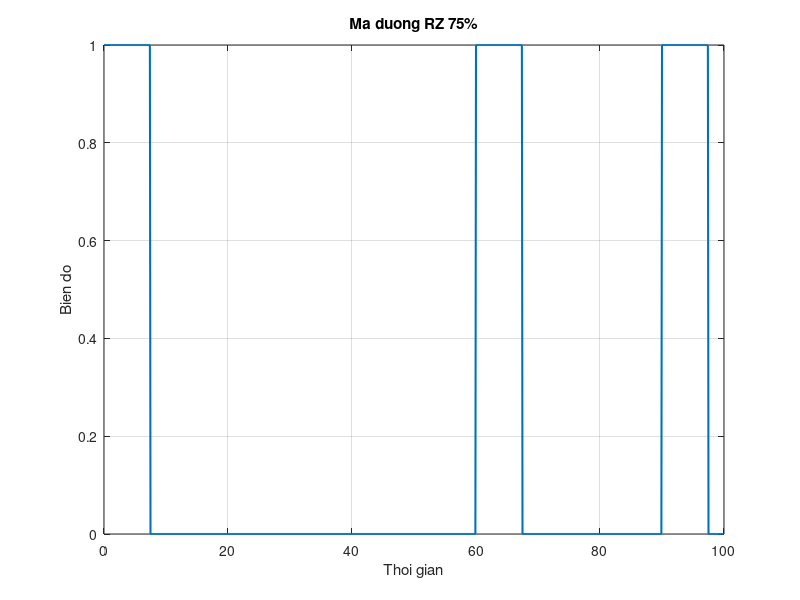

Recreate this plot in MATLAB.
clc; clear;

%a
N_bit = 1000;
bit = randi([0 1], 1, N_bit);
disp(bit);

%b
R = 100e6;
Tb = 1/R;
duty = 0.75;
Ns = 100;
Ns_xung  = round(duty*Ns);

x = zeros(1, Ns*N_bit);

for k = 1:N_bit
    start = (k-1)*Ns + 1;
    stop = k*Ns;
    stop_xung  = start + Ns_xung - 1;
    if bit(k) == 1
        x(start:stop_xung) = 1;
        x(stop_xung+1:stop) = 0;
    else
        x(start:stop) = 0;
    end
end

%c
N_ve = 10;
K_mau = N_ve * Ns;
t = (0:K_mau-1)*(Tb/Ns);

figure;
plot(t*1e9, x(1:K_mau), 'LineWidth', 1.5);
xlabel('Thoi gian');
ylabel('Bien do');
title('Ma duong RZ 75%');
grid on;
